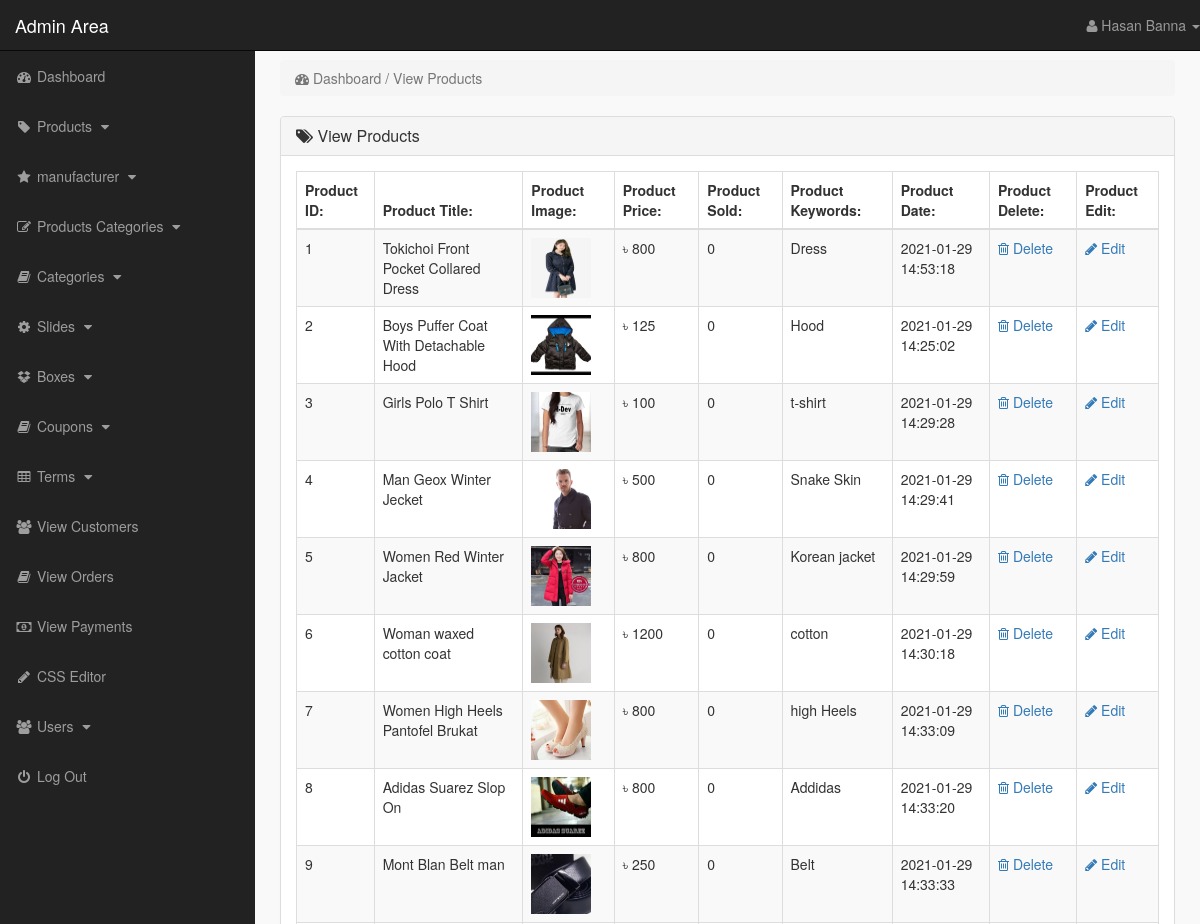
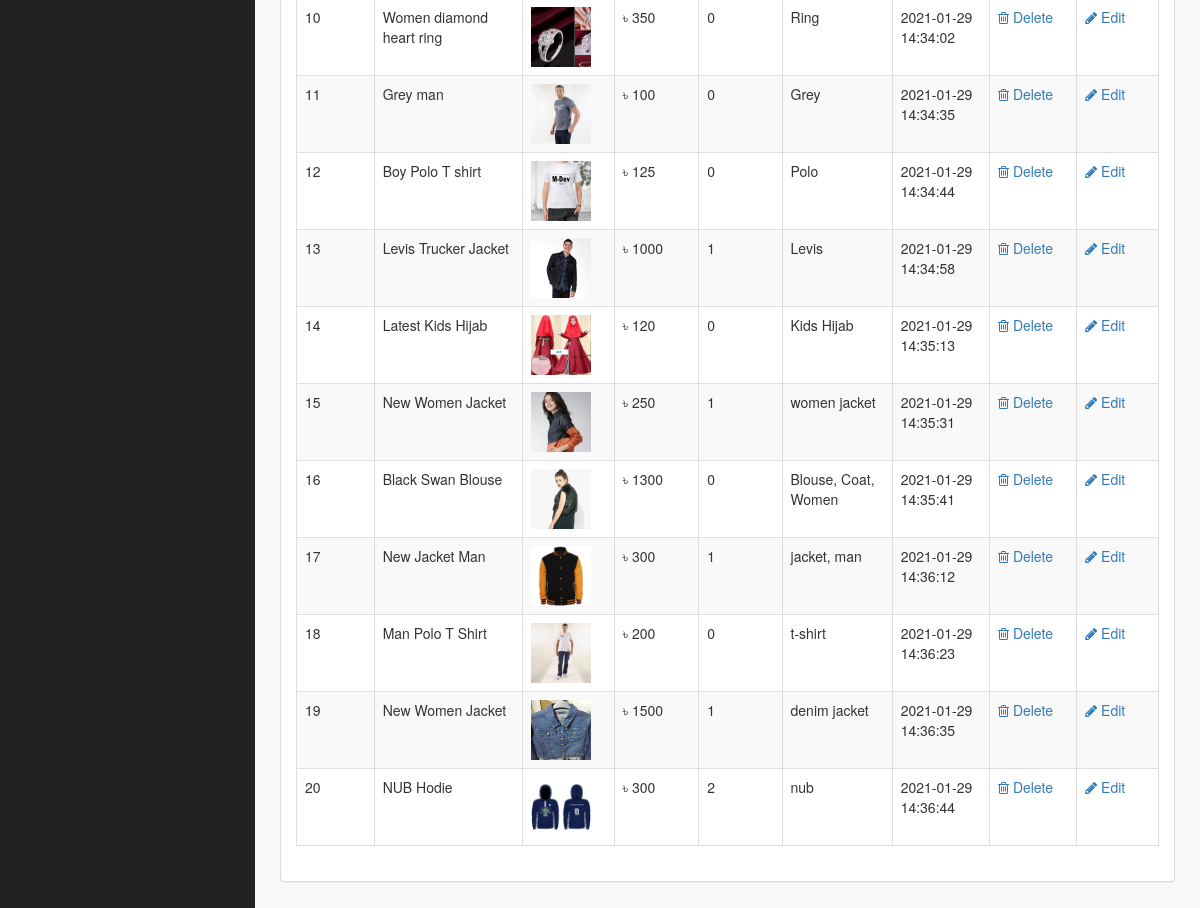
Page /admin_area/index.php?view_products (signed in) on the committed database (2 pictures, top to bottom).
### tables this page shows
CREATE TABLE `products` (
  `product_id` int(10) NOT NULL,
  `p_cat_id` int(10) NOT NULL,
  `cat_id` int(10) NOT NULL,
  `manufacturer_id` int(10) NOT NULL,
  `date` timestamp NOT NULL DEFAULT current_timestamp() ON UPDATE current_timestamp(),
  `product_title` text NOT NULL,
  `product_url` text NOT NULL,
  `product_img1` text NOT NULL,
  `product_img2` text NOT NULL,
  `product_img3` text NOT NULL,
  `product_price` int(10) NOT NULL,
  `product_keywords` text NOT NULL,
  `product_desc` text NOT NULL,
  `product_features` text NOT NULL,
  `product_video` text NOT NULL,
  `product_label` text NOT NULL,
  `product_sale` int(100) NOT NULL
);

### admin_area/view_products.php (the view)
<?php
    if(!isset($_SESSION['admin_email'])){
        echo "<script>window.open('login.php','_self')</script>";
    }else{
?>
<div class="row">
    <div class="col-lg-12">
        <ol class="breadcrumb">
            <li class="active">
                <i class="fa fa-dashboard"></i> Dashboard / View Products
            </li>
        </ol>
    </div>
</div>
<div class="row">
    <div class="col-lg-12">
        <div class="panel panel-default">
            <div class="panel-heading">
               <h3 class="panel-title">
                   <i class="fa fa-tags"></i>  View Products
               </h3>
            </div>
            <div class="panel-body">
                <div class="table-responsive">
                    <table class="table table-striped table-bordered table-hover">
                        <thead>
                            <tr>
                                <th> Product ID: </th>
                                <th> Product Title: </th>
                                <th> Product Image: </th>
                                <th> Product Price: </th>
                                <th> Product Sold: </th>
                                <th> Product Keywords: </th>
                                <th> Product Date: </th>
                                <th> Product Delete: </th>
                                <th> Product Edit: </th>
                            </tr>
                        </thead>
                        <tbody>
                            <?php
                                $i=0;
                                $get_pro = "select * from products";
                                $run_pro = mysqli_query($con,$get_pro);
                                while($row_pro=mysqli_fetch_array($run_pro)){
                                    $pro_id = $row_pro['product_id'];
                                    $pro_title = $row_pro['product_title'];
                                    $pro_img1 = $row_pro['product_img1'];
                                    $pro_price = $row_pro['product_price'];
                                    $pro_keywords = $row_pro['product_keywords'];
                                    $pro_date = $row_pro['date'];
                                    $i++;
                            ?>
                            <tr>
                                <td> <?php echo $i; ?> </td>
                                <td> <?php echo $pro_title; ?> </td>
                                <td> <img src="product_images/<?php echo $pro_img1; ?>" width="60" height="60"></td>
                                <td> ৳ <?php echo $pro_price; ?> </td>
                                <td> <?php
                                        $get_sold = "select * from pending_orders where product_id='$pro_id'";
                                        $run_sold = mysqli_query($con,$get_sold);
                                        $count = mysqli_num_rows($run_sold);
                                        echo $count;
                                     ?>
                                </td>
                                <td> <?php echo $pro_keywords; ?> </td>
                                <td> <?php echo $pro_date ?> </td>
                                <td>
                                     <a href="index.php?delete_product=<?php echo $pro_id; ?>">
                                        <i class="fa fa-trash-o"></i> Delete
                                     </a>
                                </td>
                                <td>
                                     <a href="index.php?edit_product=<?php echo $pro_id; ?>">
                                        <i class="fa fa-pencil"></i> Edit
                                     </a>
                                </td>
                            </tr>
                            <?php } ?>
                        </tbody>
                    </table>
                </div>
            </div>
        </div>
    </div>
</div>
<?php } ?>

### admin_area/includes/sidebar.php (shortened to what this page needs)
<?php
    if(!isset($_SESSION['admin_email'])){
        echo "<script>window.open('login.php','_self')</script>";
    }else{
?>
<nav class="navbar navbar-inverse navbar-fixed-top">
    <div class="navbar-header">
        <a href="index.php?dashboard" class="navbar-brand">Admin Area</a>
    </div>
    <ul class="nav navbar-right top-nav">
        <li class="dropdown">
            <a href="#" class="dropdown-toggle" data-toggle="dropdown">
                <i class="fa fa-user"></i> <?php echo $admin_name;  ?> <b class="caret"></b>
            </a>
        </li>
    </ul>
    <div class="collapse navbar-collapse navbar-ex1-collapse">
        <ul class="nav navbar-nav side-nav">
            <li>
                <a href="index.php?dashboard">
                        <i class="fa fa-fw fa-dashboard"></i> Dashboard
                </a>
            </li>
            <li>
                <a href="#" data-toggle="collapse" data-target="#products">
                        <i class="fa fa-fw fa-tag"></i> Products
                        <i class="fa fa-fw fa-caret-down"></i>
                </a>
            </li>
            <li>
                <a href="#" data-toggle="collapse" data-target="#manufacturer">
                        <i class="fa fa-fw fa-star"></i> manufacturer
                        <i class="fa fa-fw fa-caret-down"></i>
                </a>
            </li>
            <li>
                <a href="#" data-toggle="collapse" data-target="#p_cat">
                        <i class="fa fa-fw fa-edit"></i> Products Categories
                        <i class="fa fa-fw fa-caret-down"></i>
                </a>
            </li>
            <li>
                <a href="#" data-toggle="collapse" data-target="#cat">
                        <i class="fa fa-fw fa-book"></i> Categories
                        <i class="fa fa-fw fa-caret-down"></i>
                </a>
            </li>
            <li>
                <a href="#" data-toggle="collapse" data-target="#slides">
                        <i class="fa fa-fw fa-gear"></i> Slides
                        <i class="fa fa-fw fa-caret-down"></i>
                </a>
            </li>
            <li>
                <a href="#" data-toggle="collapse" data-target="#boxes">
                        <i class="fa fa-fw fa-dropbox"></i> Boxes
                        <i class="fa fa-fw fa-caret-down"></i>
                </a>
            </li>
            <li>
                <a href="#" data-toggle="collapse" data-target="#coupon">
                        <i class="fa fa-fw fa-book"></i> Coupons
                        <i class="fa fa-fw fa-caret-down"></i>
                </a>
            </li>
            <li>
                <a href="#" data-toggle="collapse" data-target="#terms">
                        <i class="fa fa-fw fa-table"></i> Terms
                        <i class="fa fa-fw fa-caret-down"></i>
                </a>
            </li>
            <li>
                <a href="index.php?view_customers">
                    <i class="fa fa-fw fa-users"></i> View Customers
                </a>
            </li>
            <li>
                <a href="index.php?view_orders">
                    <i class="fa fa-fw fa-book"></i> View Orders
                </a>
            </li>
            <li>
                <a href="index.php?view_payments">
                    <i class="fa fa-fw fa-money"></i> View Payments
                </a>
            </li>
            <li>
                <a href="index.php?edit_css">
                    <i class="fa fa-fw fa-pencil"></i> CSS Editor
                </a>
            </li>
            <li>
                <a href="#" data-toggle="collapse" data-target="#users">
                        <i class="fa fa-fw fa-users"></i> Users
                        <i class="fa fa-fw fa-caret-down"></i>
                </a>
            </li>
            <li>
                <a href="logout.php">
                    <i class="fa fa-fw fa-power-off"></i> Log Out
                </a>
            </li>
        </ul>
    </div>
</nav>
<?php } ?>

### admin_area/css/style.css (style rules this page uses)
body { margin-top: 100px; }
@media (min-width: 768px) { body { margin-top: 50px; } }
.top-nav { 0 15px; }
.top-nav>li { float: left; display: inline-block; }
.top-nav>li>a { color: #999999; line-height: 20px; padding-top: 15px; padding-bottom: 15px; }
@media (min-width: 768px) { .side-nav { position: fixed; top: 51px; bottom: 0; width: 255px; overflow-y: auto; overflow-x: hidden; background-color: #222222; padding-bottom: 40px; border-radius: 0; } }
@media (min-width: 768px) { .side-nav>li>a { width: 255px; } }
.panel-body { border-radius: 5px; }

### rows in the picture
products: product_title "Tokichoi Front Pocket Collared Dress", product_img1 (picture), product_price "800", count "0", product_keywords "Dress", date "2021-01-29 14:53:18"
products: product_title "Boys Puffer Coat With Detachable Hood", product_img1 (picture), product_price "125", count "0", product_keywords "Hood", date "2021-01-29 14:25:02"
products: product_title "Girls Polo T Shirt", product_img1 (picture), product_price "100", count "0", product_keywords "t-shirt", date "2021-01-29 14:29:28"
products: product_title "Man Geox Winter Jecket", product_img1 (picture), product_price "500", count "0", product_keywords "Snake Skin", date "2021-01-29 14:29:41"
products: product_title "Women Red Winter Jacket", product_img1 (picture), product_price "800", count "0", product_keywords "Korean jacket", date "2021-01-29 14:29:59"
products: product_title "Woman waxed cotton coat", product_img1 (picture), product_price "1200", count "0", product_keywords "cotton", date "2021-01-29 14:30:18"
products: product_title "Women High Heels Pantofel Brukat", product_img1 (picture), product_price "800", count "0", product_keywords "high Heels", date "2021-01-29 14:33:09"
products: product_title "Adidas Suarez Slop On", product_img1 (picture), product_price "800", count "0", product_keywords "Addidas", date "2021-01-29 14:33:20"
products: product_title "Mont Blan Belt man", product_img1 (picture), product_price "250", count "0", product_keywords "Belt", date "2021-01-29 14:33:33"
products: product_title "Women diamond heart ring", product_img1 (picture), product_price "350", count "0", product_keywords "Ring", date "2021-01-29 14:34:02"
products: product_title "Grey man", product_img1 (picture), product_price "100", count "0", product_keywords "Grey", date "2021-01-29 14:34:35"
products: product_title "Boy Polo T shirt", product_img1 (picture), product_price "125", count "0", product_keywords "Polo", date "2021-01-29 14:34:44"
products: product_title "Levis Trucker Jacket", product_img1 (picture), product_price "1000", count "1", product_keywords "Levis", date "2021-01-29 14:34:58"
products: product_title "Latest Kids Hijab", product_img1 (picture), product_price "120", count "0", product_keywords "Kids Hijab", date "2021-01-29 14:35:13"
products: product_title "New Women Jacket", product_img1 (picture), product_price "250", count "1", product_keywords "women jacket", date "2021-01-29 14:35:31"
products: product_title "Black Swan Blouse", product_img1 (picture), product_price "1300", count "0", product_keywords "Blouse, Coat, Women", date "2021-01-29 14:35:41"
products: product_title "New Jacket Man", product_img1 (picture), product_price "300", count "1", product_keywords "jacket, man", date "2021-01-29 14:36:12"
products: product_title "Man Polo T Shirt", product_img1 (picture), product_price "200", count "0", product_keywords "t-shirt", date "2021-01-29 14:36:23"
products: product_title "New Women Jacket", product_img1 (picture), product_price "1500", count "1", product_keywords "denim jacket", date "2021-01-29 14:36:35"
products: product_title "NUB Hodie", product_img1 (picture), product_price "300", count "2", product_keywords "nub", date "2021-01-29 14:36:44"

### other values in the picture
$admin_name "Hasan Banna"
